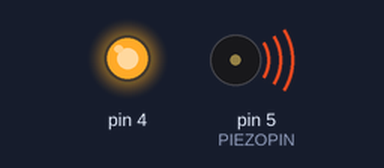
A sketch run on a simulated Arduino Uno, built with avr-gcc and run on an emulated ATmega328P. Shown: output pins drawn as LEDs (lit = HIGH), buzzer (waves = sounding).

Above: at 0.2 s.
At 12.0 s:
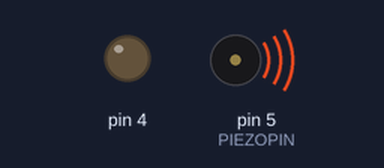
Timing chart, 0 to 16.6 s (numbered marks = the images above):
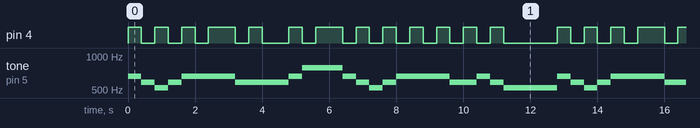

The sketch:

piezoSongFlashing.ino
```cpp
  int PIEZOPIN = 5;

// One octave of notes between A4 and A5
int note_A4 = 440;
int note_As4 = 466; int note_Bb4 = note_As4;
int note_B4 = 494;
int note_C5 = 523;
int note_Cs5 = 554; int note_Db5 = note_Cs5;
int note_D5 = 587;
int note_Ds5 = 622; int note_Eb5 = note_Ds5;
int note_E5 = 659;
int note_F5 = 698;
int note_Fs5 = 740; int note_Gb5 = note_Fs5;
int note_G5 = 784;
int note_Gs5 = 830; int note_Ab5 = note_Gs5;

int note_A5 = note_A4 * 2;
int note_As5 = note_As4 * 2; int note_Bb5 = note_As5;
int note_B5 = note_B4 * 2;

int note_rest = -1;

// note lengths defined here
long whole_note = 1600; // change tempo by changing duration of one measure
long half_note = whole_note / 2;
long quarter_note = whole_note / 4;
long eighth_note = whole_note / 8;
long sixteenth_note = whole_note / 16;

// WRITE YOUR SONG HERE
int song[26][2]={
  {note_E5,quarter_note},
  {note_D5,quarter_note},
  {note_C5,quarter_note},
  {note_D5,quarter_note},
  {note_E5,quarter_note},
  {note_E5,quarter_note},
  {note_E5,half_note},
  {note_D5,quarter_note},
  {note_D5,quarter_note},
  {note_D5,half_note},
  {note_E5,quarter_note},
  {note_G5,quarter_note},
  {note_G5,half_note},
  {note_E5,quarter_note},
  {note_D5,quarter_note},
  {note_C5,quarter_note},
  {note_D5,quarter_note},
  {note_E5,quarter_note},
  {note_E5,quarter_note},
  {note_E5,quarter_note},
  {note_E5,quarter_note},
  {note_D5,quarter_note},
  {note_D5,quarter_note},
  {note_E5,quarter_note},
  {note_D5,quarter_note},
  {note_C5,whole_note}
};

// if you want there to be silence between notes,
//   staccato should be true
bool staccato = true;

void setup() {
  pinMode(PIEZOPIN, OUTPUT);
  pinMode(4, OUTPUT);
}

void loop() {
  for (int i = 0; i<26;i++){
    tone(5,song[i][0]);
    if(i % 2 == 0){
      digitalWrite(4, HIGH);
    }else{
      digitalWrite(4, LOW);
    }
    delay(song[i][1]);
  }
  //PLAY YOUR SONG HERE
}
```

Measured:
- by itself, pin 4: moves between LOW and HIGH, repeating every 12.8 s
- by itself, tone on pin 5 (PIEZOPIN): repeats every 12.8 s: 587 Hz 0.40 s, 523 Hz 0.40 s, 587 Hz 0.40 s, 659 Hz 1.6 s, 587 Hz 1.6 s, 659 Hz 0.40 s, 784 Hz 1.2 s, 659 Hz 0.40 s, 587 Hz 0.40 s, 523 Hz 0.40 s, 587 Hz 0.40 s, 659 Hz 1.6 s, 587 Hz 0.80 s, 659 Hz 0.40 s, 587 Hz 0.40 s, 523 Hz 1.6 s, 659 Hz 0.40 s
